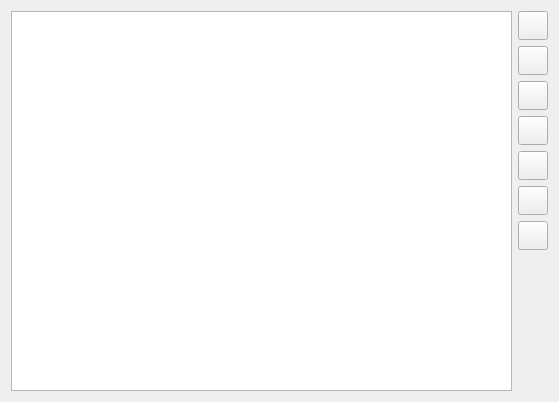
<?xml version="1.0" encoding="UTF-8"?>
<ui version="4.0">
 <class>EditTableWidget</class>
 <widget class="QWidget" name="EditTableWidget">
  <property name="geometry">
   <rect>
    <x>0</x>
    <y>0</y>
    <width>559</width>
    <height>402</height>
   </rect>
  </property>
  <property name="windowTitle">
   <string notr="true"/>
  </property>
  <layout class="QVBoxLayout" name="verticalLayout_2">
   <item>
    <layout class="QHBoxLayout" name="horizontalLayout_2">
     <item>
      <widget class="QTableView" name="tableView">
       <property name="selectionBehavior">
        <enum>QAbstractItemView::SelectRows</enum>
       </property>
      </widget>
     </item>
     <item>
      <layout class="QVBoxLayout" name="verticalLayout">
       <item>
        <widget class="QToolButton" name="toolButtonAdd">
         <property name="toolTip">
          <string>&lt;html&gt;&lt;head/&gt;&lt;body&gt;&lt;p&gt;&lt;span style=&quot; font-weight:600;&quot;&gt;Add new items (Ctrl + I)&lt;/span&gt;&lt;/p&gt;&lt;p&gt;You can add a new item using an intercative dialog by clicking on this button. &lt;/p&gt;&lt;/body&gt;&lt;/html&gt;</string>
         </property>
         <property name="icon">
          <iconset resource="../QtzWidgets.qrc">
           <normaloff>:/images/images/list-add.png</normaloff>:/images/images/list-add.png</iconset>
         </property>
         <property name="iconSize">
          <size>
           <width>22</width>
           <height>22</height>
          </size>
         </property>
         <property name="shortcut">
          <string>Ctrl+I</string>
         </property>
        </widget>
       </item>
       <item>
        <widget class="QToolButton" name="toolButtonAddMultiple">
         <property name="toolTip">
          <string>&lt;html&gt;&lt;head/&gt;&lt;body&gt;&lt;p&gt;&lt;span style=&quot; font-weight:600;&quot;&gt;Add Multiple Items (Ctrl + Shift + I)&lt;/span&gt;&lt;/p&gt;&lt;p&gt;Adds multiple items using an interactive dialog. All new items will be inserted into database at one interaction. This operation is undoable.&lt;/p&gt;&lt;/body&gt;&lt;/html&gt;</string>
         </property>
         <property name="icon">
          <iconset resource="../QtzWidgets.qrc">
           <normaloff>:/images/images/list-add-all.png</normaloff>:/images/images/list-add-all.png</iconset>
         </property>
         <property name="iconSize">
          <size>
           <width>22</width>
           <height>22</height>
          </size>
         </property>
         <property name="shortcut">
          <string>Ctrl+Shift+I</string>
         </property>
        </widget>
       </item>
       <item>
        <widget class="QToolButton" name="toolButtonRemove">
         <property name="toolTip">
          <string>&lt;html&gt;&lt;head/&gt;&lt;body&gt;&lt;p&gt;&lt;span style=&quot; font-weight:600;&quot;&gt;Remove Items (Ctrl + R, Del)&lt;/span&gt;&lt;/p&gt;&lt;p&gt;Removes selected items from table. If editing mode is set to non-default, you'll need to click on the &lt;span style=&quot; font-weight:600;&quot;&gt;save&lt;/span&gt; button to apply changes.&lt;/p&gt;&lt;/body&gt;&lt;/html&gt;</string>
         </property>
         <property name="icon">
          <iconset resource="../QtzWidgets.qrc">
           <normaloff>:/images/images/list-remove.png</normaloff>:/images/images/list-remove.png</iconset>
         </property>
         <property name="iconSize">
          <size>
           <width>22</width>
           <height>22</height>
          </size>
         </property>
         <property name="shortcut">
          <string>Del</string>
         </property>
        </widget>
       </item>
       <item>
        <widget class="QToolButton" name="toolButtonEdit">
         <property name="icon">
          <iconset resource="../QtzWidgets.qrc">
           <normaloff>:/images/images/story-editor.png</normaloff>:/images/images/story-editor.png</iconset>
         </property>
         <property name="iconSize">
          <size>
           <width>22</width>
           <height>22</height>
          </size>
         </property>
         <property name="shortcut">
          <string>Ctrl+E</string>
         </property>
        </widget>
       </item>
       <item>
        <widget class="QToolButton" name="toolButtonRefresh">
         <property name="icon">
          <iconset resource="../QtzWidgets.qrc">
           <normaloff>:/images/images/view-refresh.png</normaloff>:/images/images/view-refresh.png</iconset>
         </property>
         <property name="iconSize">
          <size>
           <width>22</width>
           <height>22</height>
          </size>
         </property>
         <property name="shortcut">
          <string>F5</string>
         </property>
        </widget>
       </item>
       <item>
        <widget class="QToolButton" name="toolButtonRevert">
         <property name="icon">
          <iconset resource="../QtzWidgets.qrc">
           <normaloff>:/images/images/edit-undo.png</normaloff>:/images/images/edit-undo.png</iconset>
         </property>
         <property name="iconSize">
          <size>
           <width>22</width>
           <height>22</height>
          </size>
         </property>
         <property name="shortcut">
          <string>Ctrl+Z</string>
         </property>
        </widget>
       </item>
       <item>
        <widget class="QToolButton" name="toolButtonSave">
         <property name="text">
          <string/>
         </property>
         <property name="icon">
          <iconset resource="../QtzWidgets.qrc">
           <normaloff>:/images/images/document-save.png</normaloff>:/images/images/document-save.png</iconset>
         </property>
         <property name="iconSize">
          <size>
           <width>22</width>
           <height>22</height>
          </size>
         </property>
         <property name="shortcut">
          <string>Ctrl+S</string>
         </property>
        </widget>
       </item>
       <item>
        <spacer name="verticalSpacer">
         <property name="orientation">
          <enum>Qt::Vertical</enum>
         </property>
         <property name="sizeHint" stdset="0">
          <size>
           <width>20</width>
           <height>40</height>
          </size>
         </property>
        </spacer>
       </item>
      </layout>
     </item>
    </layout>
   </item>
  </layout>
 </widget>
 <resources>
  <include location="../QtzWidgets.qrc"/>
 </resources>
 <connections/>
</ui>
